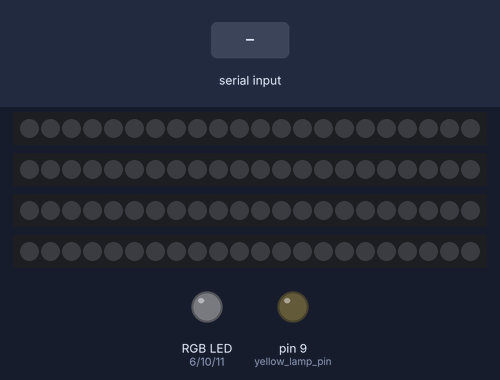
A sketch run on a simulated Arduino Uno, built with avr-gcc and run on an emulated ATmega328P. On the bench: 4 × 22 RGB LEDs in strip order, left to right, an RGB LED mixed from three pins (HIGH = lit), output pins drawn as LEDs (lit = HIGH). Dashed ring = blinking. Inputs (shaded band) come from the test bench. Dim RGB values are drawn brighter than linear.

Above: at 1.2 s.
1.3 s: "30,150\n" received over Serial
At 2.1 s:
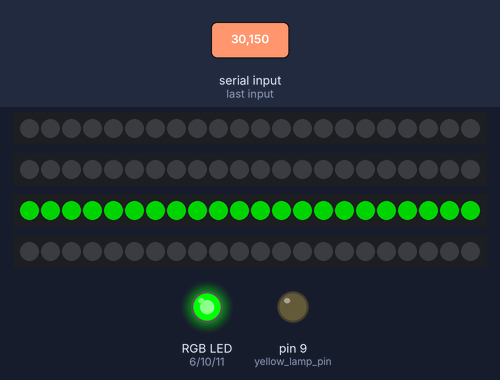
7.3 s: "2\n" received over Serial
At 10.1 s:
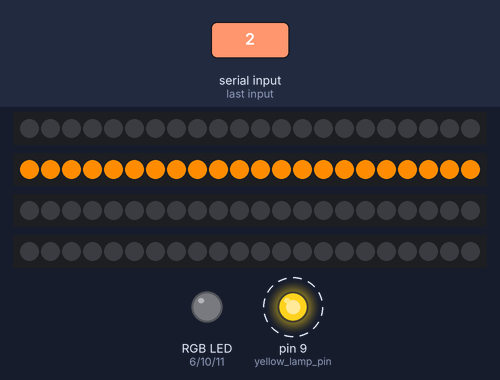
10.3 s: "4\n" received over Serial
At 11.2 s:
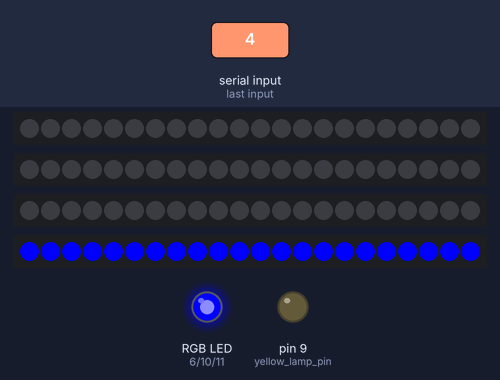
13.1 s: "90,45\n" received over Serial
At 15.5 s:
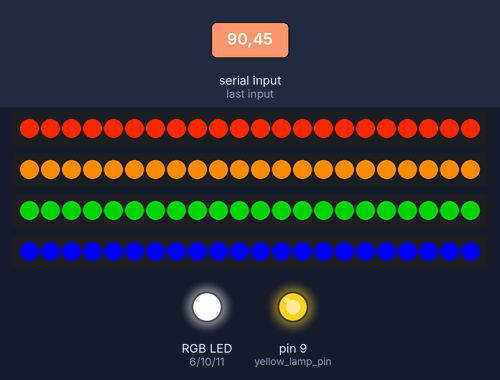
Timing chart, 0 to 17.1 s (numbered marks = the images above; inputs shaded):
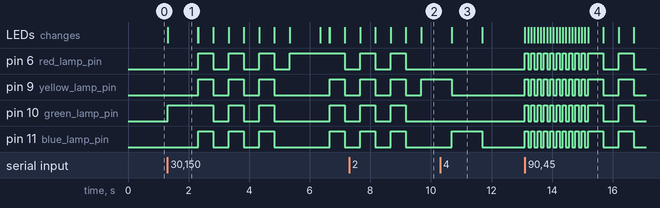

Measured:
- after the input at 1.3 s, pin 6 (red_lamp_pin): goes 3 × (HIGH 0.50 s, LOW 0.50 s), HIGH 1.8 s, then LOW, starting after 1.0 s; pin 9 (yellow_lamp_pin): LOW → HIGH after 1.0 s, → LOW 0.50 s later, → HIGH 0.50 s later, → LOW 0.50 s later, … (8 changes in this stretch)
- after the input at 7.3 s, the LEDs: first differ from a run without the input after 2.4 s (image 2)
- after the input at 10.3 s, pin 11 (blue_lamp_pin): LOW → HIGH after 0.39 s, → LOW 1.0 s later; the LEDs: first differ from a run without the input after 0.39 s (image 3)
- after the input at 13.1 s, pin 6 (red_lamp_pin), pin 9 (yellow_lamp_pin), pin 10 (green_lamp_pin), pin 11 (blue_lamp_pin): goes 10 × (HIGH 0.10 s, LOW 0.10 s), HIGH 0.50 s, LOW 0.50 s, HIGH 0.50 s, then LOW, starting at once; the LEDs: change at once (image 4)
- what the display in image 1 shows lasts 1.0 s, from 1.3 s to 2.3 s
- what the display in image 4 shows lasts 0.5 s, from 15.2 s to 15.7 s

The sketch:

LED_Controller.ino
```cpp
#include <FastLED.h>

#define num_leds 22
#define red_pin A2
#define yellow_pin A3
#define green_pin A4
#define blue_pin A5
#define red_lamp_pin 6
#define yellow_lamp_pin 9
#define green_lamp_pin 10
#define blue_lamp_pin 11


CRGB red_leds[num_leds];
CRGB yellow_leds[num_leds];
CRGB green_leds[num_leds];
CRGB blue_leds[num_leds];

int level = 1;
float difficulty = 1000;

int victoryBlinkDelay = 100;
int lossBlinkDelay = 500;
int baseDelay = 300;

void setup(){
  Serial.begin(9600);

  FastLED.addLeds<NEOPIXEL, red_pin>(red_leds, num_leds);
  FastLED.addLeds<NEOPIXEL, yellow_pin>(yellow_leds, num_leds);
  FastLED.addLeds<NEOPIXEL, green_pin>(green_leds, num_leds);
  FastLED.addLeds<NEOPIXEL, blue_pin>(blue_leds, num_leds);

  pinMode(red_lamp_pin, OUTPUT);
  pinMode(yellow_lamp_pin, OUTPUT);
  pinMode(green_lamp_pin, OUTPUT);
  pinMode(blue_lamp_pin, OUTPUT);
}

void loop(){
  int incoming = 10;
  if(Serial.available()){
    incoming = Serial.read() - '0';
  }

  switch(incoming){
    case 1:
      blink_red();
      break;
    case 2:
      blink_yellow();
      break;
    case 3:
      blink_green();
      break;
    case 4:
      blink_blue();
      break;
    case 5:
      red_pressed();
      break;
    case 6:
      yellow_pressed();
      break;
    case 7:
      green_pressed();
      break;
    case 8:
      blue_pressed();
      break;
    case 9:
      blink_victory();
      break;
    case 0:
      blink_loss();
      break;
    default:
      break;
  }
}

void blink_red(){
  for(int i = 0; i < num_leds; i++){
    red_leds[i] = CRGB(255, 40, 0);
  }
  FastLED.show();
  analogWrite(red_lamp_pin, 255);

  delay(difficulty);

  for(int i = 0; i < num_leds; i++){
    red_leds[i] = CRGB::Black;
  }
  FastLED.show();
  analogWrite(red_lamp_pin, 0);
}

void blink_yellow(){
  for(int i = 0; i < num_leds; i++){
    yellow_leds[i] = CRGB(255, 140, 0);
  }
  FastLED.show();
  analogWrite(yellow_lamp_pin, 255);

  delay(difficulty);

  for(int i = 0; i < num_leds; i++){
    yellow_leds[i] = CRGB::Black;
  }
  FastLED.show();
  analogWrite(yellow_lamp_pin, 0);
}

void blink_green(){
  for(int i = 0; i < num_leds; i++){
    green_leds[i] = CRGB::Green;
  }
  FastLED.show();
  analogWrite(green_lamp_pin, 255);

  delay(difficulty);

  for(int i = 0; i < num_leds; i++){
    green_leds[i] = CRGB::Black;
  }
  FastLED.show();
  analogWrite(green_lamp_pin, 0);
}

void blink_blue(){
  for(int i = 0; i < num_leds; i++){
    blue_leds[i] = CRGB::Blue;
  }
  FastLED.show();
  analogWrite(blue_lamp_pin, 255);

  delay(difficulty);

  for(int i = 0; i < num_leds; i++){
    blue_leds[i] = CRGB::Black;
  }
  FastLED.show();
  analogWrite(blue_lamp_pin, 0);
}

void red_pressed(){
  for(int i = 0; i < num_leds; i++){
    red_leds[i] = CRGB(255, 40, 0);
  }
  FastLED.show();
  analogWrite(red_lamp_pin, 255);

  delay(baseDelay);

  for(int i = 0; i < num_leds; i++){
    red_leds[i] = CRGB::Black;
  }
  FastLED.show();
  analogWrite(red_lamp_pin, 0);
}

void yellow_pressed(){
  for(int i = 0; i < num_leds; i++){
    yellow_leds[i] = CRGB(255, 140, 0);
  }
  FastLED.show();
  analogWrite(yellow_lamp_pin, 255);

  delay(baseDelay);

  for(int i = 0; i < num_leds; i++){
    yellow_leds[i] = CRGB::Black;
  }
  FastLED.show();
  analogWrite(yellow_lamp_pin, 0);
}

void green_pressed(){
  for(int i = 0; i < num_leds; i++){
    green_leds[i] = CRGB::Green;
  }
  FastLED.show();
  analogWrite(green_lamp_pin, 255);

  delay(baseDelay);

  for(int i = 0; i < num_leds; i++){
    green_leds[i] = CRGB::Black;
  }
  FastLED.show();
  analogWrite(green_lamp_pin, 0);
}

void blue_pressed(){
  for(int i = 0; i < num_leds; i++){
    blue_leds[i] = CRGB::Blue;
  }
  FastLED.show();
  analogWrite(blue_lamp_pin, 255);

  delay(baseDelay);

  for(int i = 0; i < num_leds; i++){
    blue_leds[i] = CRGB::Black;
  }
  FastLED.show();
  analogWrite(blue_lamp_pin, 0);
}

void blink_loss(){
  level = 1;
  difficulty = 1000;

  for(int i = 0; i < 3; i++){
    for(int j = 0; j < num_leds; j++){
    red_leds[j] = CRGB(255, 40, 0);
    yellow_leds[j] = CRGB(255, 140, 0);
    green_leds[j] = CRGB::Green;
    blue_leds[j] = CRGB::Blue;
    }
    FastLED.show();
    analogWrite(red_lamp_pin, 255);
    analogWrite(yellow_lamp_pin, 255);
    analogWrite(green_lamp_pin, 255);
    analogWrite(blue_lamp_pin, 255);

    delay(lossBlinkDelay);

    for(int j = 0; j < num_leds; j++){
    red_leds[j] = CRGB::Black;
    yellow_leds[j] = CRGB::Black;
    green_leds[j] = CRGB::Black;
    blue_leds[j] = CRGB::Black;
    }
    FastLED.show();
    analogWrite(red_lamp_pin, 0);
    analogWrite(yellow_lamp_pin, 0);
    analogWrite(green_lamp_pin, 0);
    analogWrite(blue_lamp_pin, 0);

    delay(lossBlinkDelay);
  }
}

void blink_victory(){

  if(level < 11) difficulty -= 70;
  else if(level < 16) difficulty -= 40;
  if(difficulty < 100) difficulty = 100;
  level++;

  for(int i = 0; i < 10; i++){
    for(int j = 0; j < num_leds; j++){
    red_leds[j] = CRGB(255, 40, 0);
    yellow_leds[j] = CRGB(255, 140, 0);
    green_leds[j] = CRGB::Green;
    blue_leds[j] = CRGB::Blue;
    }
    FastLED.show();
    analogWrite(red_lamp_pin, 255);
    analogWrite(yellow_lamp_pin, 255);
    analogWrite(green_lamp_pin, 255);
    analogWrite(blue_lamp_pin, 255);

    delay(victoryBlinkDelay);

    for(int j = 0; j < num_leds; j++){
    red_leds[j] = CRGB::Black;
    yellow_leds[j] = CRGB::Black;
    green_leds[j] = CRGB::Black;
    blue_leds[j] = CRGB::Black;
    }
    FastLED.show();
    analogWrite(red_lamp_pin, 0);
    analogWrite(yellow_lamp_pin, 0);
    analogWrite(green_lamp_pin, 0);
    analogWrite(blue_lamp_pin, 0);

    delay(victoryBlinkDelay);
  }
}
```
